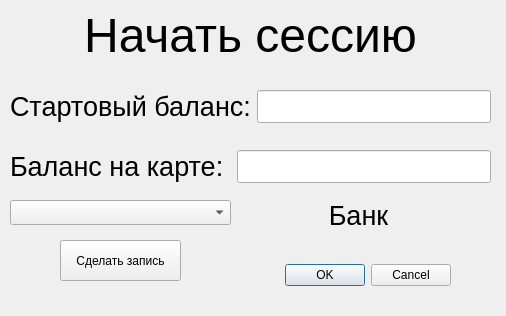
<?xml version="1.0" encoding="UTF-8"?>
<ui version="4.0">
 <class>Start_Session_Window</class>
 <widget class="QMainWindow" name="Start_Session_Window">
  <property name="geometry">
   <rect>
    <x>0</x>
    <y>0</y>
    <width>506</width>
    <height>316</height>
   </rect>
  </property>
  <property name="windowTitle">
   <string>MainWindow</string>
  </property>
  <widget class="QWidget" name="centralwidget">
   <widget class="QLabel" name="label_2">
    <property name="geometry">
     <rect>
      <x>80</x>
      <y>0</y>
      <width>341</width>
      <height>71</height>
     </rect>
    </property>
    <property name="text">
     <string>&lt;html&gt;&lt;head/&gt;&lt;body&gt;&lt;p align=&quot;center&quot;&gt;&lt;span style=&quot; font-size:36pt;&quot;&gt;Начать сессию&lt;/span&gt;&lt;/p&gt;&lt;/body&gt;&lt;/html&gt;</string>
    </property>
   </widget>
   <widget class="QDialogButtonBox" name="buttonBox">
    <property name="geometry">
     <rect>
      <x>280</x>
      <y>260</y>
      <width>171</width>
      <height>31</height>
     </rect>
    </property>
    <property name="standardButtons">
     <set>QDialogButtonBox::Cancel|QDialogButtonBox::Ok</set>
    </property>
   </widget>
   <widget class="QWidget" name="layoutWidget">
    <property name="geometry">
     <rect>
      <x>10</x>
      <y>90</y>
      <width>481</width>
      <height>34</height>
     </rect>
    </property>
    <layout class="QHBoxLayout" name="horizontalLayout">
     <item>
      <widget class="QLabel" name="label">
       <property name="text">
        <string>&lt;html&gt;&lt;head/&gt;&lt;body&gt;&lt;p&gt;&lt;span style=&quot; font-size:20pt;&quot;&gt;Стартовый баланс:&lt;/span&gt;&lt;/p&gt;&lt;/body&gt;&lt;/html&gt;</string>
       </property>
      </widget>
     </item>
     <item>
      <widget class="QLineEdit" name="lineEdit">
       <property name="font">
        <font>
         <pointsize>16</pointsize>
        </font>
       </property>
      </widget>
     </item>
    </layout>
   </widget>
   <widget class="QComboBox" name="choose_card_box">
    <property name="geometry">
     <rect>
      <x>10</x>
      <y>200</y>
      <width>221</width>
      <height>25</height>
     </rect>
    </property>
   </widget>
   <widget class="QLabel" name="name_bank">
    <property name="geometry">
     <rect>
      <x>250</x>
      <y>200</y>
      <width>217</width>
      <height>31</height>
     </rect>
    </property>
    <property name="text">
     <string>&lt;html&gt;&lt;head/&gt;&lt;body&gt;&lt;p align=&quot;center&quot;&gt;&lt;span style=&quot; font-size:20pt;&quot;&gt;Банк&lt;/span&gt;&lt;/p&gt;&lt;/body&gt;&lt;/html&gt;</string>
    </property>
   </widget>
   <widget class="QPushButton" name="write_balance_card_btn">
    <property name="geometry">
     <rect>
      <x>60</x>
      <y>240</y>
      <width>121</width>
      <height>41</height>
     </rect>
    </property>
    <property name="text">
     <string>Сделать запись</string>
    </property>
   </widget>
   <widget class="QWidget" name="">
    <property name="geometry">
     <rect>
      <x>10</x>
      <y>150</y>
      <width>481</width>
      <height>34</height>
     </rect>
    </property>
    <layout class="QHBoxLayout" name="horizontalLayout_2">
     <item>
      <widget class="QLabel" name="label_3">
       <property name="text">
        <string>&lt;html&gt;&lt;head/&gt;&lt;body&gt;&lt;p&gt;&lt;span style=&quot; font-size:20pt;&quot;&gt;Баланс на карте: &lt;/span&gt;&lt;/p&gt;&lt;/body&gt;&lt;/html&gt;</string>
       </property>
      </widget>
     </item>
     <item>
      <widget class="QLineEdit" name="lineEdit_2">
       <property name="font">
        <font>
         <pointsize>16</pointsize>
        </font>
       </property>
      </widget>
     </item>
    </layout>
   </widget>
  </widget>
  <widget class="QMenuBar" name="menubar">
   <property name="geometry">
    <rect>
     <x>0</x>
     <y>0</y>
     <width>506</width>
     <height>22</height>
    </rect>
   </property>
  </widget>
 </widget>
 <resources/>
 <connections/>
</ui>
